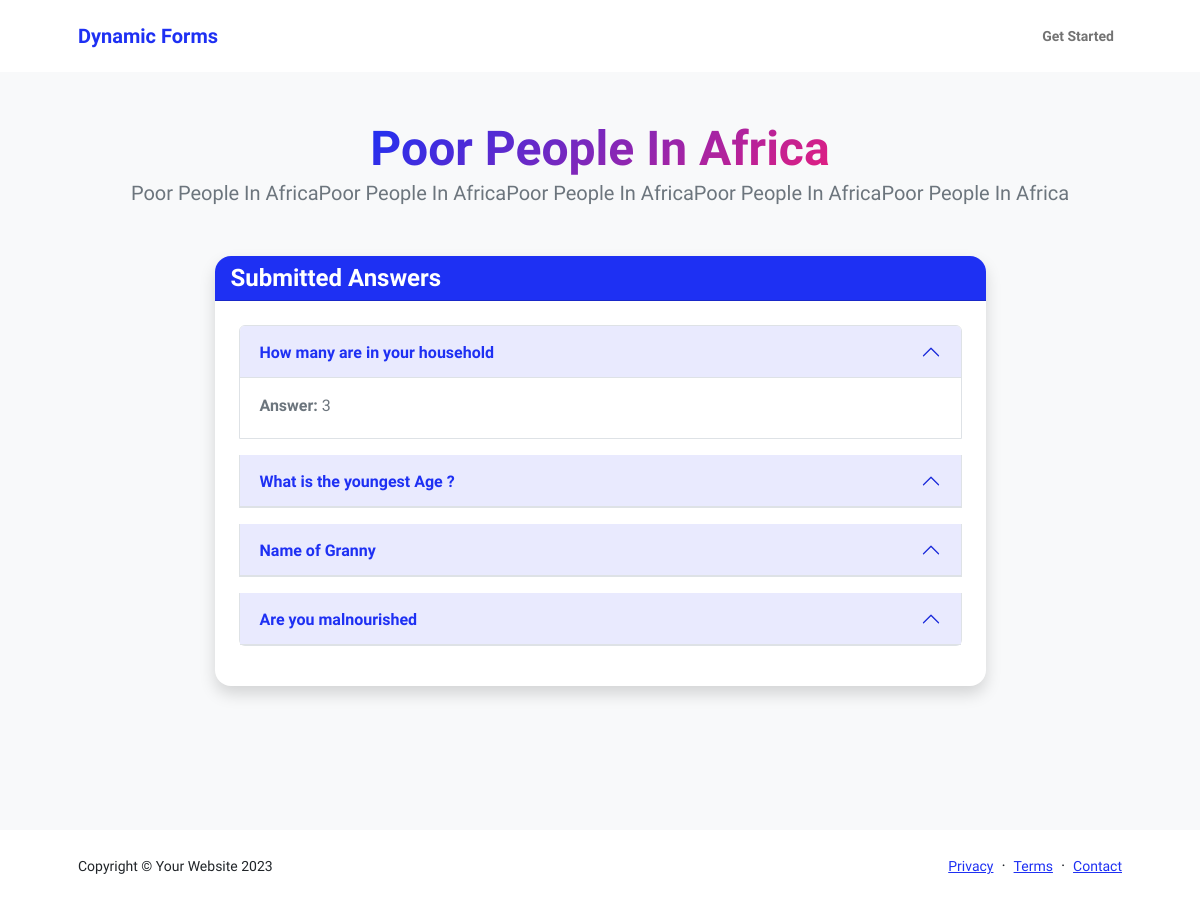
The page /submissions/7/ on the database its author committed.
### forms/models.py (models this page shows, shortened)
class Submission(models.Model):
    form = models.ForeignKey(Form, on_delete=models.CASCADE, related_name='submissions')
    submitted_by = models.ForeignKey(User, on_delete=models.SET_NULL, null=True, blank=True)
    submitted_at = models.DateTimeField(auto_now_add=True)

class Form(models.Model):
    owner = models.ForeignKey(User, on_delete=models.CASCADE, related_name='forms')
    title = models.CharField(max_length=255)
    description = models.TextField(blank=True)
    created_at = models.DateTimeField(auto_now_add=True)
    status = models.CharField(max_length=20, choices=[('draft', 'Draft'), ('published', 'Published')], default='draft')
    slug = models.SlugField(max_length=255, unique=True, null=True, blank=True)

class Answer(models.Model):
    submission = models.ForeignKey(Submission, on_delete=models.CASCADE, related_name='answers')
    question = models.ForeignKey(Question, on_delete=models.CASCADE)
    answer_text = models.TextField()

class Question(models.Model):
    form = models.ForeignKey(Form, on_delete=models.CASCADE, related_name='questions')
    text = models.CharField(max_length=255)
    QUESTION_TYPES = (
        ('text', 'Text'),
        ('number', 'Number'),
        ('choice', 'Multiple Choice'),
    )
    question_type = models.CharField(max_length=10, choices=QUESTION_TYPES)
    choices = models.TextField(blank=True, help_text="Comma-separated values for multiple choice questions")

### forms/views.py (the view)
# urls.py: path('submissions/<int:submission_id>/', views.submission_detail, name='submission_detail'),
def submission_detail(request, submission_id):
    submission = Submission.objects.get(id=submission_id)
    return render(request, 'submissions/submission_detail.html', {'submission': submission})

### forms/templates/submissions/submission_detail.html
{% extends 'base.html' %}
{% block content %}
    <section class="py-5 bg-light">
        <div class="container px-5 mb-5">
            <div class="text-center mb-5">
                <h1 class="display-5 fw-bolder mb-0"><span class="text-gradient d-inline">{{ submission.form.title }}</span></h1>
                <p class="lead text-muted">{{ submission.form.description|default:'No description provided.' }}</p>
            </div>
            <div class="row gx-5 justify-content-center">
                <div class="col-lg-11 col-xl-9 col-xxl-8">
                    <div class="card overflow-hidden shadow rounded-4 border-0 mb-5">
                        <div class="card-header bg-primary text-white d-flex justify-content-between align-items-center">
                            <h4 class="fw-bold mb-0">Submitted Answers</h4>
                        </div>
                        <div class="card-body p-4">
                            {% if submission.answers.all %}
                                <div class="accordion" id="answerAccordion">
                                    {% for answer in submission.answers.all %}
                                        <div class="accordion-item mb-3">
                                            <h5 class="accordion-header" id="heading{{ answer.question.id }}">
                                                <button class="accordion-button fw-bold text-primary" type="button" data-bs-toggle="collapse" data-bs-target="#collapse{{ answer.question.id }}" aria-expanded="true" aria-controls="collapse{{ answer.question.id }}">
                                                    {{ answer.question.text }}
                                                </button>
                                            </h5>
                                            <div id="collapse{{ answer.question.id }}" class="accordion-collapse collapse{% if forloop.first %} show{% endif %}" aria-labelledby="heading{{ answer.question.id }}" data-bs-parent="#answerAccordion">
                                                <div class="accordion-body">
                                                    <p class="mb-1 text-muted"><strong>Answer:</strong> {{ answer.answer_text }}</p>
                                                </div>
                                            </div>
                                        </div>
                                    {% empty %}
                                        <p class="text-muted">No answers available.</p>
                                    {% endfor %}
                                </div>
                            {% else %}
                                <p class="text-muted">No answers have been provided for this submission yet.</p>
                            {% endif %}
                        </div>
                    </div>
                </div>
            </div>
        </div>
    </section>
{% endblock %}

### rows shown on the page
Submission: form "Poor People In Africa", form.description "Poor People In AfricaPoor People In AfricaPoor People In AfricaPoor People In AfricaPoor People In Africa"
Answer: question.text "How many are in your household", answer_text "3"
Answer: question.text "What is the youngest Age ?"
Answer: question.text "Name of Granny"
Answer: question.text "Are you malnourished"
